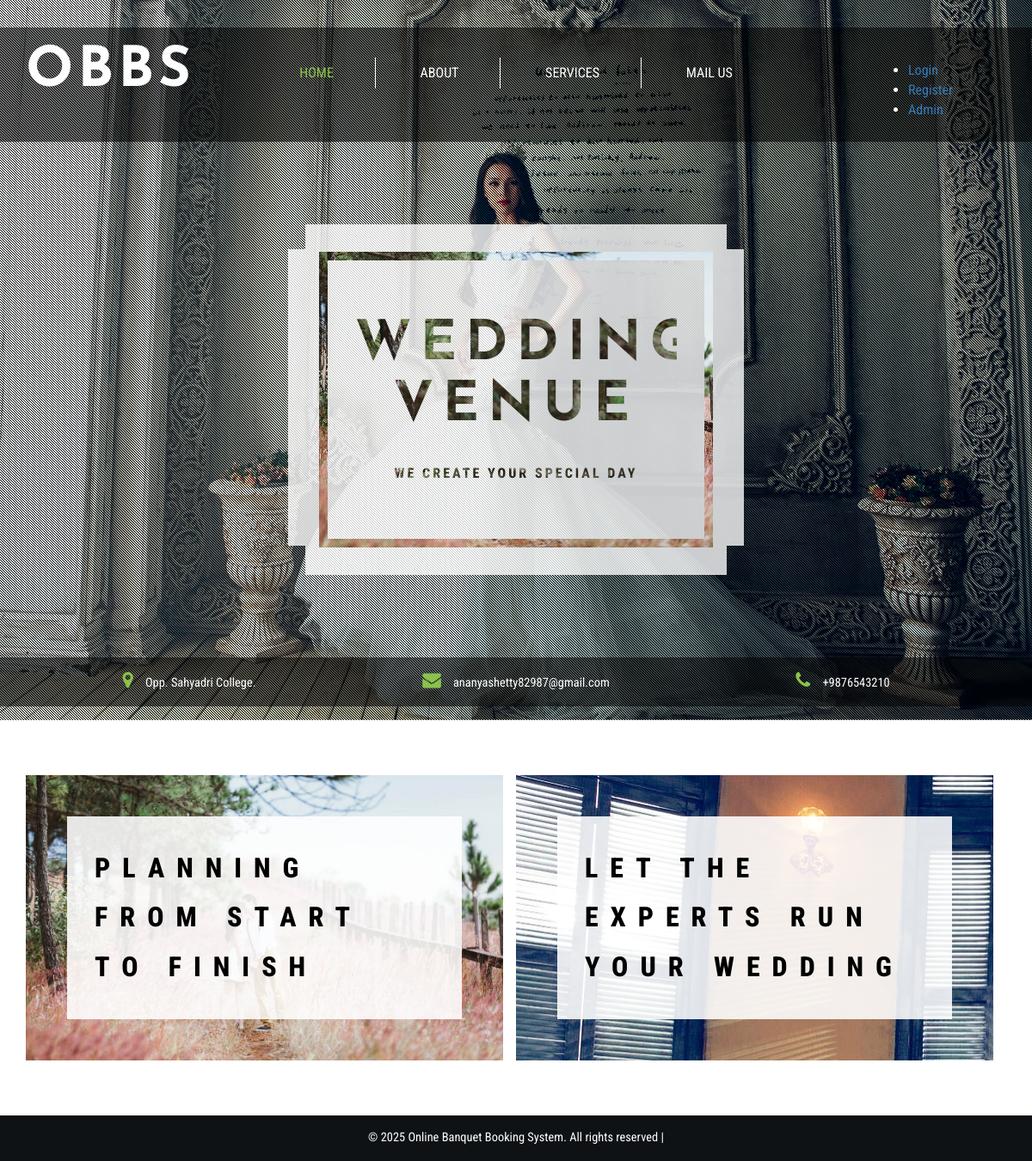
The page / on the database its author committed.
### tables this page shows
CREATE TABLE `tblpage` (
  `ID` int(10) NOT NULL,
  `PageType` varchar(100) DEFAULT NULL,
  `PageTitle` mediumtext DEFAULT NULL,
  `PageDescription` mediumtext DEFAULT NULL,
  `Email` varchar(200) DEFAULT NULL,
  `MobileNumber` bigint(10) DEFAULT NULL,
  `UpdationDate` timestamp NULL DEFAULT NULL ON UPDATE current_timestamp()
);

### index.php (the view, shortened to what this page needs)
<?php
include('includes/dbconnection.php');
?>
<!DOCTYPE html>
<html lang="en">
<head>
<link href="css/bootstrap.css" rel="stylesheet" type="text/css" media="all" />
<link rel="stylesheet" href="css/style.css" type="text/css" media="all" />
<link href="css/font-awesome.css" rel="stylesheet">
</head>
<body>
	<div class="banner jarallax">
		<div class="agileinfo-dot">
			<?php include_once('includes/header.php');?>
			<div class="w3layouts-banner">
				<div class="container">
					<div class="w3-banner-info">
						<div class="w3l-banner-text">
							<h2>Wedding Venue</h2>
							<p>We create your special day</p>
						</div>
					</div>
				</div>
			</div>
			<div class="w3ls-banner-info-bottom">
				<div class="container">
					<div class="banner-address">
						<?php
$sql="SELECT * from tblpage where PageType='contactus'";
$query = $dbh -> prepare($sql);
$query->execute();
$results=$query->fetchAll(PDO::FETCH_OBJ);
$cnt=1;
if($query->rowCount() > 0)
{
foreach($results as $row)
{               ?>
						<div class="col-md-4 banner-address-left">
							<p><i class="fa fa-map-marker" aria-hidden="true"></i> <?php  echo htmlentities($row->PageDescription);?>.</p>
						</div>
						<div class="col-md-4 banner-address-left">
							<p><i class="fa fa-envelope" aria-hidden="true"></i> <?php  echo htmlentities($row->Email);?></p>
						</div>
						<div class="col-md-4 banner-address-left">
							<p><i class="fa fa-phone" aria-hidden="true"></i> +<?php  echo htmlentities($row->MobileNumber);?></p>
						</div>
						<div class="clearfix"> </div>
					<?php $cnt=$cnt+1;}} ?></div>
				</div>
			</div>
		</div>
	</div>
	<div class="banner-bottom">
		<div class="container">
			<div class="wthree-bottom-grids">
				<div class="col-md-6 wthree-bottom-grid">
					<div class="w3-agileits-bottom-left">
						<div class="w3-agileits-bottom-left-text">
							<h3>Planning from start to finish</h3>
						</div>
					</div>
				</div>
				<div class="col-md-6 wthree-bottom-grid">
					<div class="w3-agileits-bottom-left w3-agileits-bottom-right">
						<div class="w3-agileits-bottom-left-text">
							<h3>LET THE EXPERTS RUN YOUR WEDDING</h3>
						</div>
					</div>
				</div>
			</div>
		</div>
	</div>
<?php include_once('includes/footer.php');?>
</body>
</html>

### css/style.css (style rules this page uses)
html, body { font-size: 100%; font-family: 'Roboto Condensed', sans-serif; }
body { background:#FFFFFF; }
.banner { background: url(../images/1.jpg) no-repeat 0px 147px; background-size: cover; }
.agileinfo-dot { background: url(../images/dott.png)repeat 0px 0px; background-size: 3px; -webkit-background-size: 3px; -moz-background-size: 3px; -o-background-size: 3px; -ms-background-size: 3px; padding: 1em 0; }
.jarallax { position: relative; background-size: cover; background-repeat: no-repeat; background-position: 50% 50%; }
.w3layouts-banner { margin: 6em 0; }
.w3-banner-info { text-align: center; background: rgba(255, 255, 255, 0.79); padding: 2em 1em; width: 43%; margin: 0 auto; position: relative; }
.w3l-banner-text { border: solid 10px #000000; padding: 4em 2em; border-image: url(../images/3.jpg) 30 round; }
.w3l-banner-text h2 { color: #000000; font-size: 4em; margin: 0; letter-spacing: 10px; font-weight: 800; text-transform: uppercase; font-family: 'Josefin Sans', sans-serif; -webkit-text-fill-color: transparent; background: -webkit-linear-gradient(transparent, transparent), url(../images/3.jpg) repeat; background: -o-linear-gradient(transparent, transparent); -webkit-background-clip: text; }
.w3l-banner-text p { color: #000000; font-size: 1em; margin: 2em 0 0 0; letter-spacing: 3px; font-weight: 800; text-transform: uppercase; -webkit-text-fill-color: transparent; background: -webkit-linear-gradient(transparent, transparent), url(../images/3.jpg) repeat; background: -o-linear-gradient(transparent, transparent); -webkit-background-clip: text; }
.w3-banner-info:before { content: ''; background: rgba(255, 255, 255, 0.79); height: 345px; position: absolute; width: 20px; left: -20px; top: 29px; }
.w3-banner-info:after { content: ''; background: rgba(255, 255, 255, 0.79); height: 345px; position: absolute; width: 20px; right: -20px; top: 29px; }
.w3ls-banner-info-bottom { margin: 1em 0 0 0; background: rgba(0, 0, 0, 0.54); padding: 1em 0; }
.banner-address-left { text-align:center; }
.banner-address-left p { color:#FFFFFF; font-size:.9em; margin:0; }
.banner-address-left i.fa.fa-map-marker,.banner-address-left i.fa.fa-envelope,.banner-address-left i.fa.fa-phone { color: #8bc34a; font-size: 1.5em; margin: 0 .5em 0 0; }
.banner-bottom,.services,.services-bottom,footer,.about-top,.agile-dot,.team,.gallery,.codes,.typography,.contact,.single { padding:4em 0; }
.wthree-bottom-grid { padding-left: 0; }
.w3-agileits-bottom-left { background: url(../images/3.jpg) no-repeat 0px 0px; background-size: cover; padding: 3em; }
.w3-agileits-bottom-left-text { background: rgba(255, 255, 255, 0.88); padding: 2em; }
.w3-agileits-bottom-left-text h3 { color: #000000; font-size: 2em; margin: 0; letter-spacing: 14px; font-weight: 800; text-transform: uppercase; line-height: 1.8em; }
.w3-agileits-bottom-right { background: url(../images/4.jpg) no-repeat 0px 0px !important; }

### rows shown on the page
tblpage: PageDescription "Opp. Sahyadri College", Email "ananyashetty82987@gmail.com", MobileNumber "9876543210"
